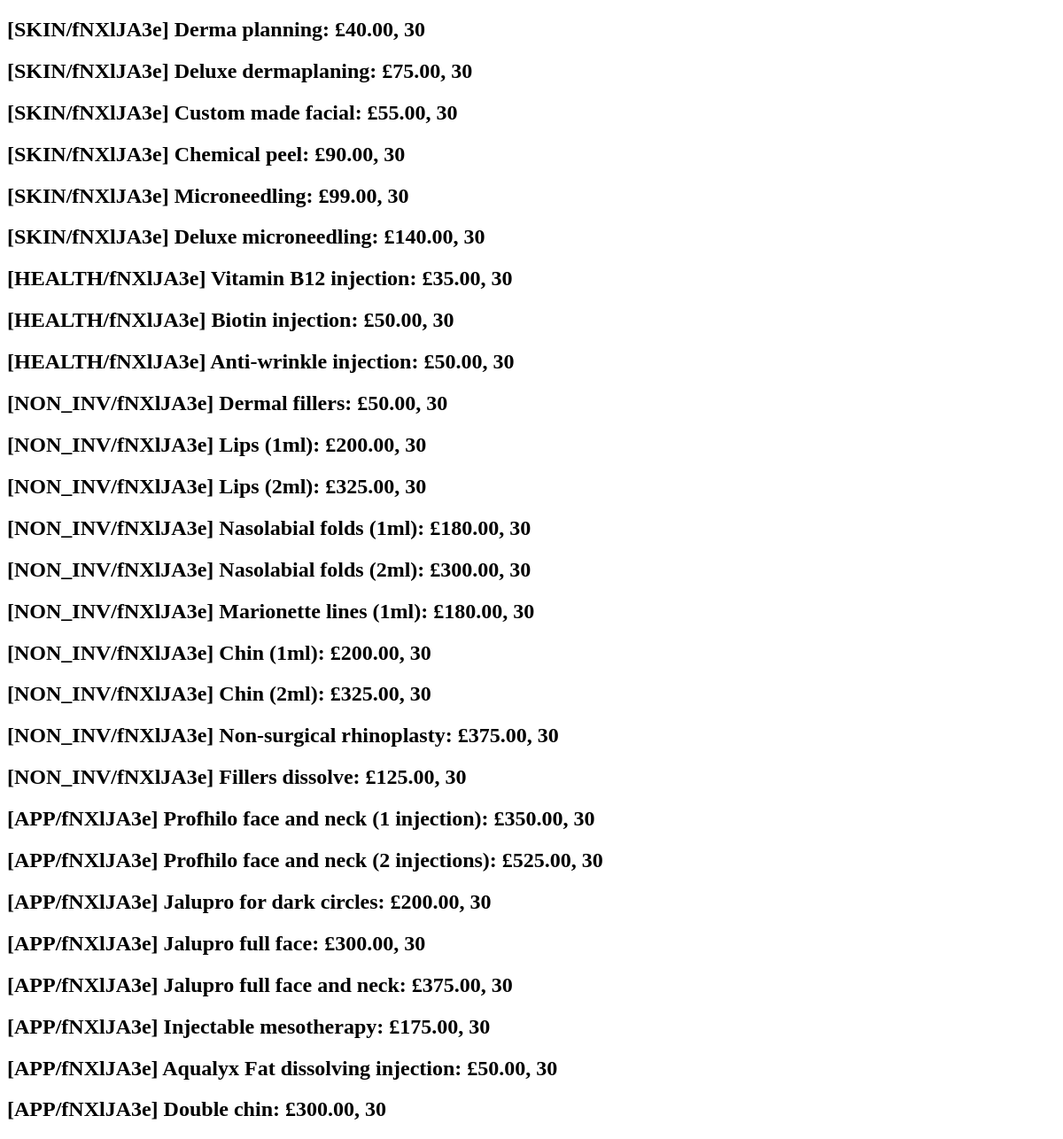
/service_list, run on an earlier commit of the app's database.
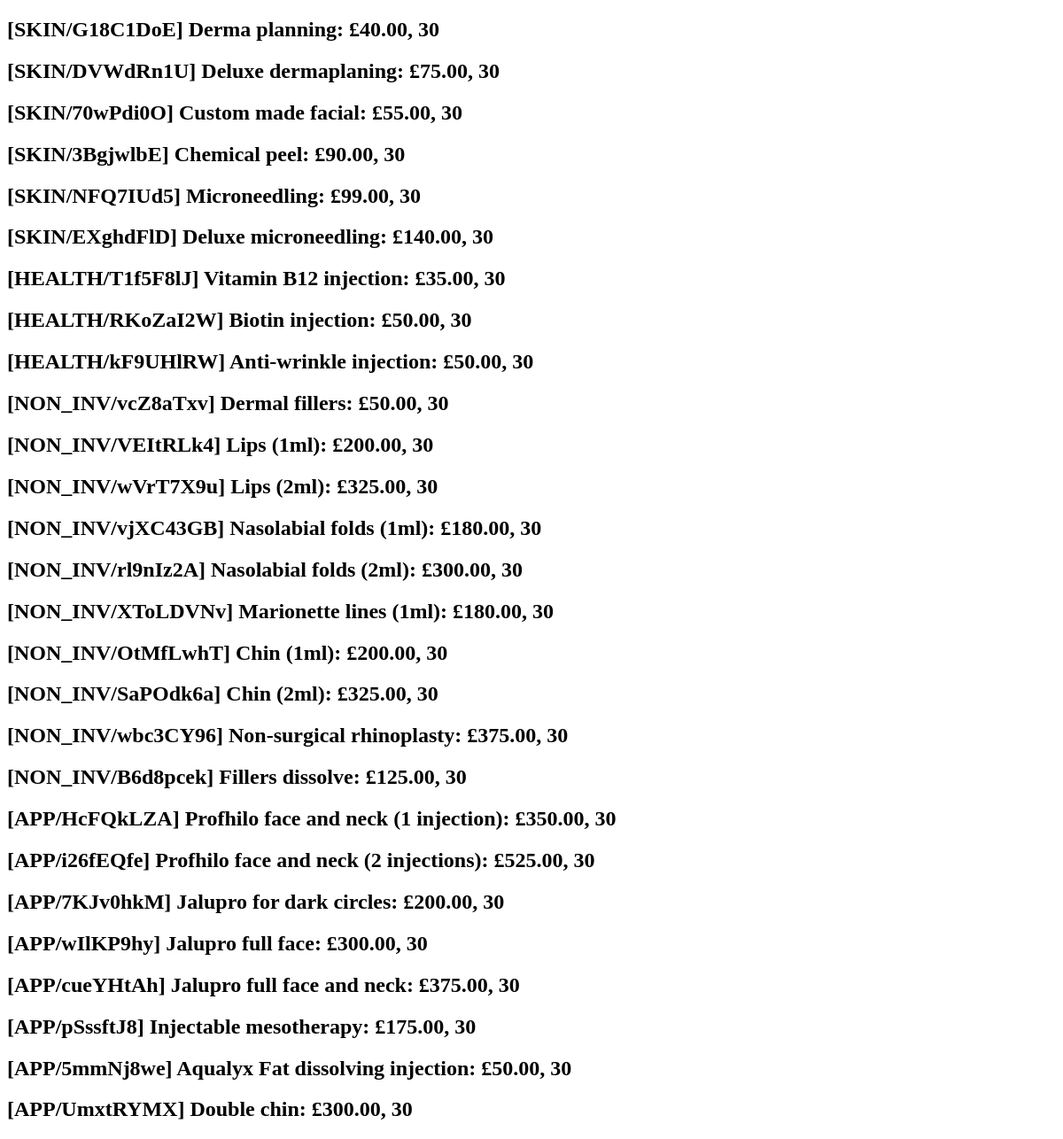
And on a later commit of the database.
### website/models.py (models this page shows)
class Service(models.Model):
    """
    Default:
    Skin
        derma planing					40
        deluxe derma planing			75
        custom made facial				55
        chemical peel 					90
        micro needling					99
        deluxe microneedling with peel	140

    Health
        vitamin b12 injection			35
        biotin injection				50
        anti wrinkle injection			50

    Non-Invasive
        dermal fillers					50
        lips 1ml						200
        lips 2ml						325
        nasolabial folds 1ml			180
        nasolabial folds 2ml			300
        marionette lines 1ml			180
        chin 1ml						200
        chin 2ml						325
        cheeks	1ml						275
        cheeks	2ml						400
        non surgical rhinoplasty		375
        filler disolve					125

    Appearance
        profhilo face and neck (1)		350
        profhilo face and neck (2)		525
        jalupro for dark circles		200
        jalupro full face				300
        jalupro full face and neck		375
        injectable mesotherpay			175
        aqualyx thing					50
	    double chin 					300
"""
    SERVICE_CATEGORIES = {
        ("SKIN", "Skin"),
        ("HEALTH", "Health"),
        ("NON_INV", "Non-invasive procedure"),
        ("APP", "Appearance"),
    }
    prodID = models.CharField(editable=False, default=randomProdID, max_length=8)
    category = models.CharField(max_length=7, choices=SERVICE_CATEGORIES, default="SKIN")
    name = models.CharField(max_length = 40)
    price = models.DecimalField(max_digits=6, decimal_places=2)
    time = models.IntegerField(default = 30, help_text = "Time only 30 minutes and 60 minutes allowed.")# default 1h0m
    slot_time = models.DecimalField(default = 0.5, max_digits = 2, decimal_places = 1)
    description = models.TextField(default="")
    imgUrl = models.CharField(
        "URL to image",
        max_length=128,
        help_text="If the static file `css/images/<name>.png` does not exist, use this url",
        default="https://via.placeholder.com/100"
    )
    def __str__(self):
        return f'[{self.category}/{self.prodID}] {self.name}: £{self.price}, {self.time}'

### website/views.py (the view)
# urls.py: path('service_list', ServiceList.as_view(), name = "serviceList"),
class ServiceList(ListView):
    model = Service

### website/templates/website/service_list.html (shortened to what this page needs)
<!DOCTYPE HTML>
<html lang = 'en' >
    <head>
    </head>
    <body>
        {%for service in service_list%}
        <h2>{{service}}</h2>
        {%endfor%}
    </body>
</html>

What changed in the data, as far as the page shows it:
changed Service: category+prodID+name "[SKIN/fNXlJA3e] Derma planning: £40.00, 30" → "[SKIN/G18C1DoE] Derma planning: £40.00, 30"
changed Service: category+prodID+name "[SKIN/fNXlJA3e] Deluxe dermaplaning: £75.00, 30" → "[SKIN/DVWdRn1U] Deluxe dermaplaning: £75.00, 30"
changed Service: category+prodID+name "[SKIN/fNXlJA3e] Custom made facial: £55.00, 30" → "[SKIN/70wPdi0O] Custom made facial: £55.00, 30"
changed Service: category+prodID+name "[SKIN/fNXlJA3e] Chemical peel: £90.00, 30" → "[SKIN/3BgjwlbE] Chemical peel: £90.00, 30"
changed Service: category+prodID+name "[SKIN/fNXlJA3e] Microneedling: £99.00, 30" → "[SKIN/NFQ7IUd5] Microneedling: £99.00, 30"
changed Service: category+prodID+name "[SKIN/fNXlJA3e] Deluxe microneedling: £140.00, 30" → "[SKIN/EXghdFlD] Deluxe microneedling: £140.00, 30"
changed Service: category+prodID+name "[HEALTH/fNXlJA3e] Vitamin B12 injection: £35.00, 30" → "[HEALTH/T1f5F8lJ] Vitamin B12 injection: £35.00, 30"
changed Service: category+prodID+name "[HEALTH/fNXlJA3e] Biotin injection: £50.00, 30" → "[HEALTH/RKoZaI2W] Biotin injection: £50.00, 30"
changed Service: category+prodID+name "[HEALTH/fNXlJA3e] Anti-wrinkle injection: £50.00, 30" → "[HEALTH/kF9UHlRW] Anti-wrinkle injection: £50.00, 30"
changed Service: category+prodID+name "[NON_INV/fNXlJA3e] Dermal fillers: £50.00, 30" → "[NON_INV/vcZ8aTxv] Dermal fillers: £50.00, 30"
changed Service: category+prodID+name "[NON_INV/fNXlJA3e] Lips (1ml): £200.00, 30" → "[NON_INV/VEItRLk4] Lips (1ml): £200.00, 30"
changed Service: category+prodID+name "[NON_INV/fNXlJA3e] Lips (2ml): £325.00, 30" → "[NON_INV/wVrT7X9u] Lips (2ml): £325.00, 30"
changed Service: category+prodID+name "[NON_INV/fNXlJA3e] Nasolabial folds (1ml): £180.00, 30" → "[NON_INV/vjXC43GB] Nasolabial folds (1ml): £180.00, 30"
changed Service: category+prodID+name "[NON_INV/fNXlJA3e] Nasolabial folds (2ml): £300.00, 30" → "[NON_INV/rl9nIz2A] Nasolabial folds (2ml): £300.00, 30"
changed Service: category+prodID+name "[NON_INV/fNXlJA3e] Marionette lines (1ml): £180.00, 30" → "[NON_INV/XToLDVNv] Marionette lines (1ml): £180.00, 30"
changed Service: category+prodID+name "[NON_INV/fNXlJA3e] Chin (1ml): £200.00, 30" → "[NON_INV/OtMfLwhT] Chin (1ml): £200.00, 30"
changed Service: category+prodID+name "[NON_INV/fNXlJA3e] Chin (2ml): £325.00, 30" → "[NON_INV/SaPOdk6a] Chin (2ml): £325.00, 30"
changed Service: category+prodID+name "[NON_INV/fNXlJA3e] Non-surgical rhinoplasty: £375.00, 30" → "[NON_INV/wbc3CY96] Non-surgical rhinoplasty: £375.00, 30"
changed Service: category+prodID+name "[NON_INV/fNXlJA3e] Fillers dissolve: £125.00, 30" → "[NON_INV/B6d8pcek] Fillers dissolve: £125.00, 30"
changed Service: category+prodID+name "[APP/fNXlJA3e] Profhilo face and neck (1 injection): £350.00, 30" → "[APP/HcFQkLZA] Profhilo face and neck (1 injection): £350.00, 30"
changed Service: category+prodID+name "[APP/fNXlJA3e] Profhilo face and neck (2 injections): £525.00, 30" → "[APP/i26fEQfe] Profhilo face and neck (2 injections): £525.00, 30"
changed Service: category+prodID+name "[APP/fNXlJA3e] Jalupro for dark circles: £200.00, 30" → "[APP/7KJv0hkM] Jalupro for dark circles: £200.00, 30"
changed Service: category+prodID+name "[APP/fNXlJA3e] Jalupro full face: £300.00, 30" → "[APP/wIlKP9hy] Jalupro full face: £300.00, 30"
changed Service: category+prodID+name "[APP/fNXlJA3e] Jalupro full face and neck: £375.00, 30" → "[APP/cueYHtAh] Jalupro full face and neck: £375.00, 30"
changed Service: category+prodID+name "[APP/fNXlJA3e] Injectable mesotherapy: £175.00, 30" → "[APP/pSssftJ8] Injectable mesotherapy: £175.00, 30"
changed Service: category+prodID+name "[APP/fNXlJA3e] Aqualyx Fat dissolving injection: £50.00, 30" → "[APP/5mmNj8we] Aqualyx Fat dissolving injection: £50.00, 30"
changed Service: category+prodID+name "[APP/fNXlJA3e] Double chin: £300.00, 30" → "[APP/UmxtRYMX] Double chin: £300.00, 30"
